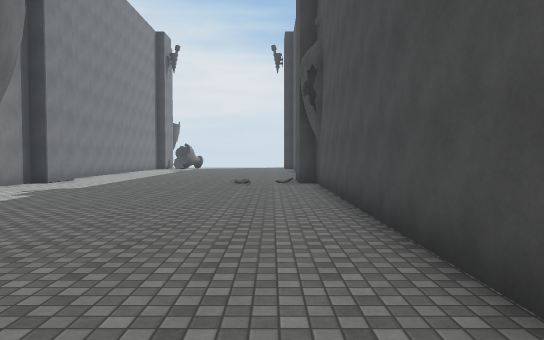
View 1 (above)

21 first-person views from a walk through a Unity game level. The camera is 1.5 m above the floor, tilts 2° down and sees 70° across. The floor is counted in squares, 2 m on a side. Each view is taken from the middle of a square. On the plan, view 1 faces up. The plan holds only what a view shows up to about 12 squares ahead; the rest is blank. The place goes on beyond the plan. The player is left out. Surface patterns are stand-ins for the level's own textures.

View 2
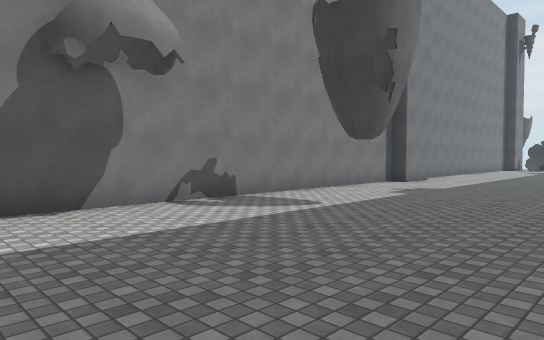

View 3
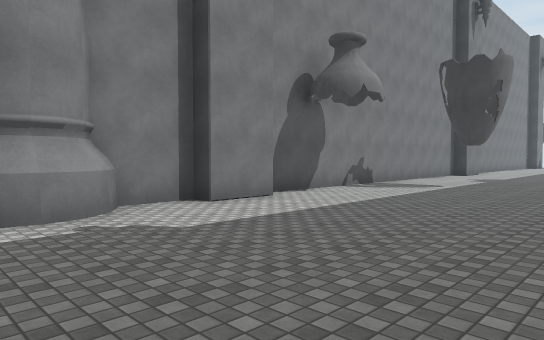

View 4
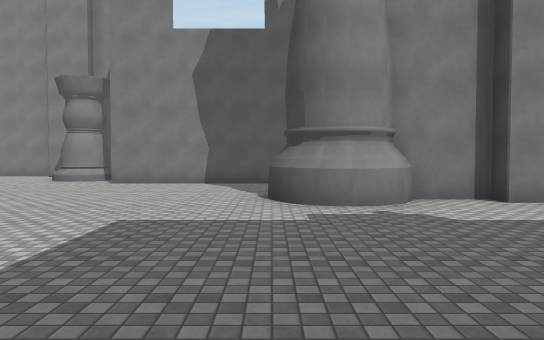

View 5
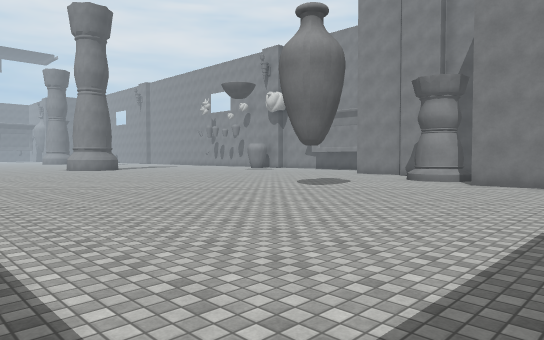

View 6
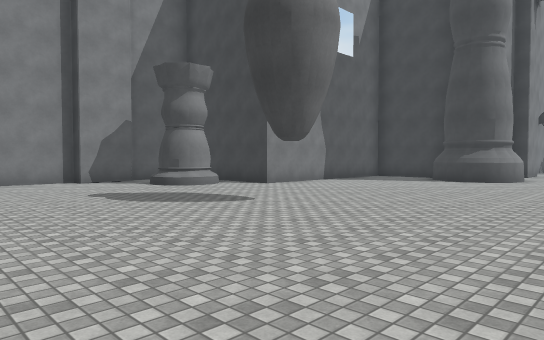

View 7
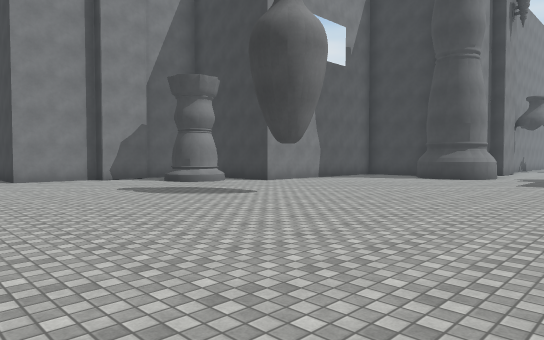

View 8
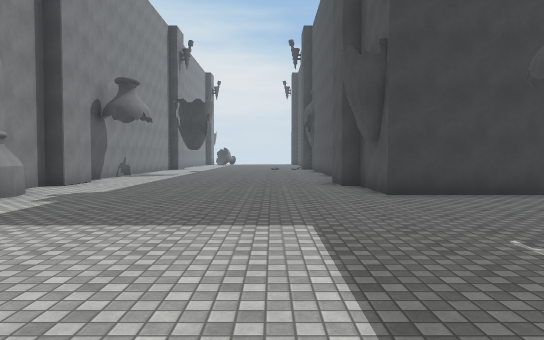

View 9
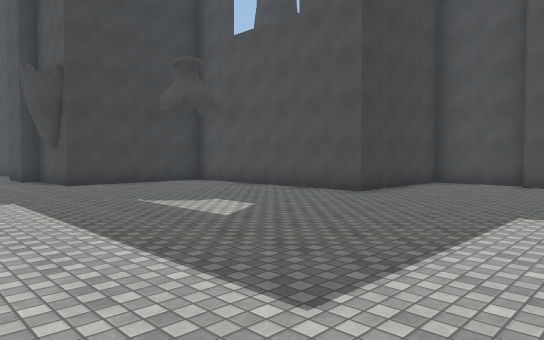

View 10
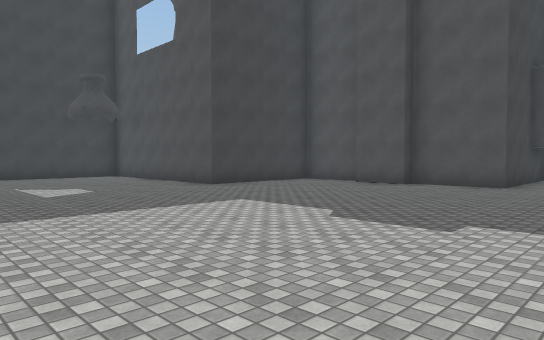

View 11
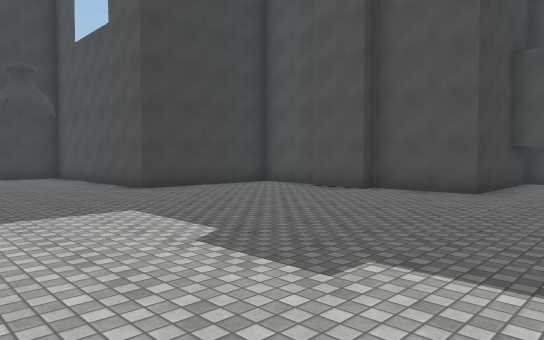

View 12
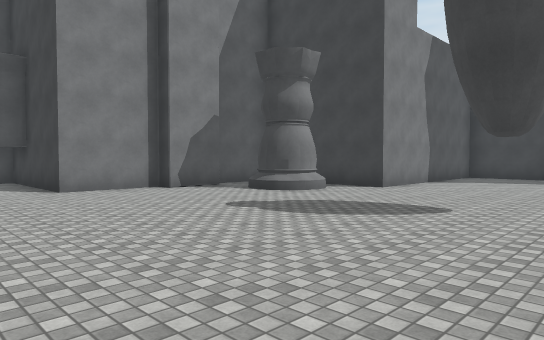

View 13
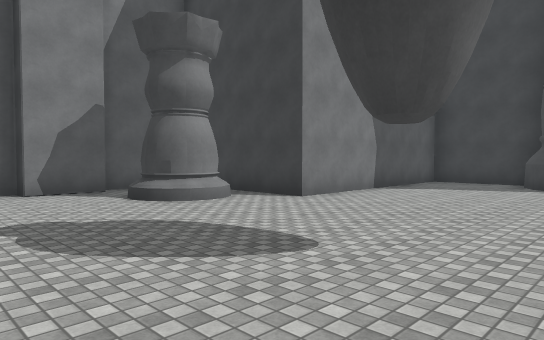

View 14
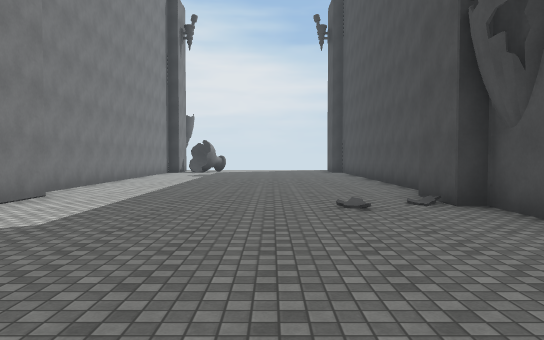

View 15
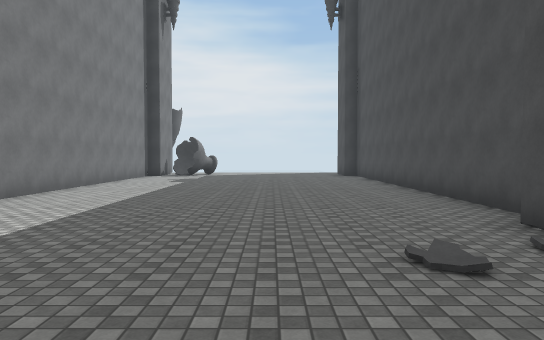

View 16
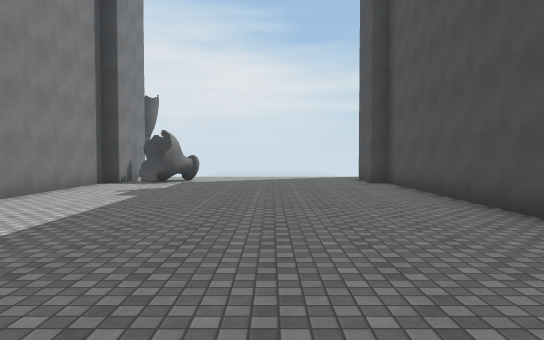

View 17
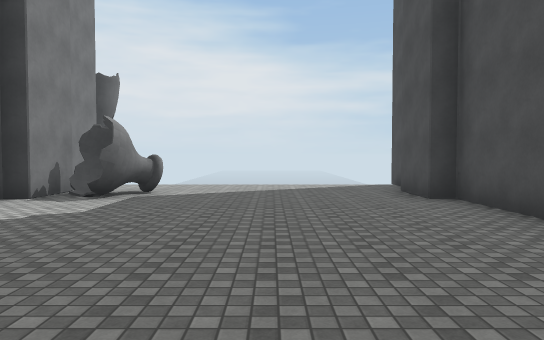

View 18
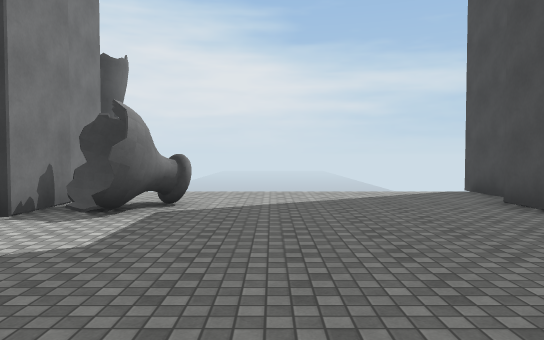

View 19
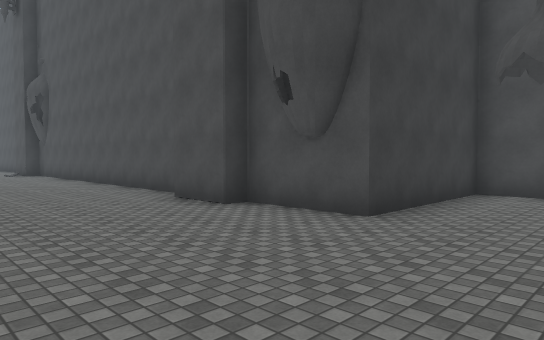

View 20
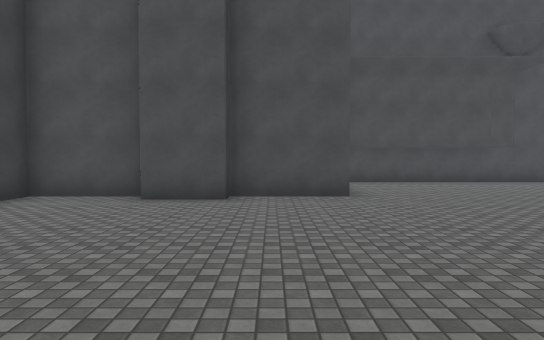

View 21
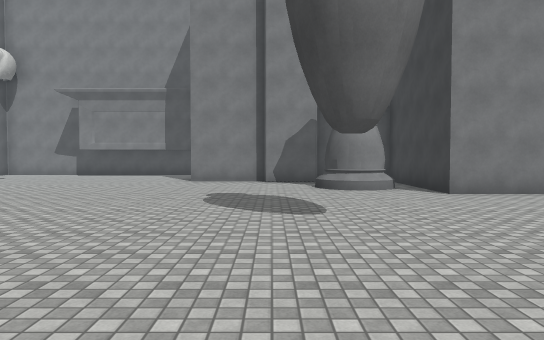

### Floor plan
Points are (right, up) in squares from view 1. A wall is a line through its corners. A room is listed if a view was taken in it or the views show most of it. See-through windows are left out.
Room 1 (views 1, 2, 3, 4, 5, 6, 7, 8, 9, 10, 11, 12, 13, 14, 15, 16, 17, 18, 19, 20, 21)
walls: (-5.8, -3.5) (-5.9, -4.2) (-6.4, -4.9) (-7.1, -5.1) (-7.6, -5) (-8, -4.7) (-8.3, -4.2); (-6.4, -3) (-6, -3.6) (-6.1, -4.4); (-6.2, -4.7) (-6.6, -4.9); (-6.3, -4.5) (-6.7, -4.8) (-7.1, -4.9); (-6.7, -2.6) (-6.2, -2.9) (-5.9, -3.3) (-5.8, -3.8); (0.8, -1.2) (0.8, 0.4); (-6.2, 0.4) (-6.2, -1.2) (-6.7, -1.2) (-6.7, -2.7) (-6.2, -3.1) (-6, -4) (-6.4, -4.7); (-8.1, -3.5) (-10.7, -3.5) (-10.7, -9.5); (1.3, 1) (1.3, 10.8); (-11.8, -10.7) (-11.7, -11.1); (-14.2, -11.6) (-14.2, -13.2) (-14.7, -13.2) (-14.7, -15.5) (-15.5, -15.5); (0.8, 10.8) (0.8, 12.4); (9.3, -11.6) (9.3, -9.5) (5.3, -9.5) (5.3, -3.5) (1.3, -3.5) (1.3, -1.2); (8.8, -13.2) (8.8, -11.6); (-6.2, 12.4) (-6.2, 10.8) (-6.7, 10.8) (-6.7, 0.7); (1.3, 13) (1.3, 22.8); (13.3, -18.5) (13.3, -15.5) (9.3, -15.5) (9.3, -13.2); (-6.2, 22.8) (-6.7, 22.8) (-6.7, 13.1); (0.8, 22.8) (0.8, 24.4); (-4.7, 23.5) (-4.7, 23.1); (-4.6, 23.8) (-4.8, 23); (-4.6, 23.8) (-4.7, 22.9); (-4.3, 24) (-4.6, 23.8) (-4.7, 23.6) (-4.6, 23.2); (1.3, 25) (1.3, 26.6); (-6.7, 25.9) (-6.7, 25.1)
low walls: (-11.6, -10.5) (-11.5, -10.9) (-11.6, -11.4)
ways out: opening at (-12, -10) to room 2
Room 2 (no view inside)
walls: (-12, -10.4) (-11.8, -10.7); (-10.7, -9.5) (-14.7, -9.5) (-14.7, -11.6)
ways out: opening at (-12, -10) to room 1

Positions as (right, up) in squares from view 1, and headings:
1: (0, 0), facing up
2: (-1, 0), facing up-left
3: (-1, -5), facing up-left
4: (0, -5), facing left
5: (0, -6), facing down-left
6: (-3, -17), facing up-left
7: (-2, -18), facing up-left
8: (-1, -11), facing up
9: (-2, -14), facing up-right
10: (-1, -18), facing up-right
11: (1, -18), facing up-right
12: (-6, -18), facing up-left
13: (-6, -15), facing up-left
14: (-2, 5), facing up
15: (-2, 8), facing up
16: (-2, 12), facing up
17: (-2, 16), facing up
18: (-3, 18), facing up
19: (-3, -6), facing up-right
20: (2, -14), facing right
21: (-3, -13), facing left
